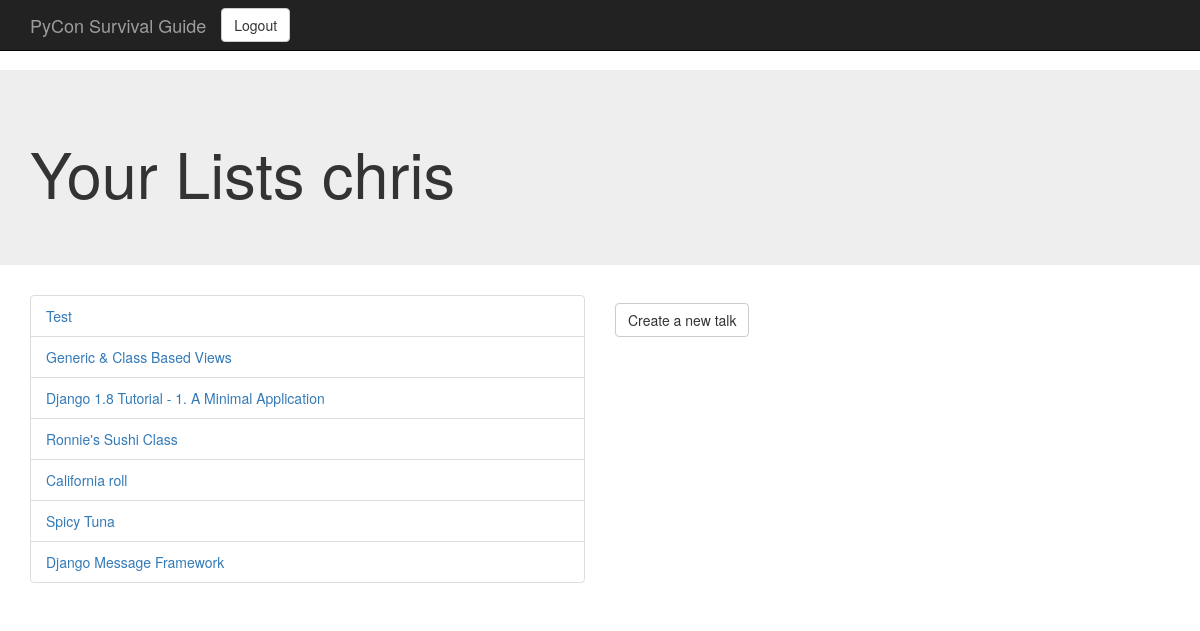
Before: /talks/my-talks (signed in) with the older database file.
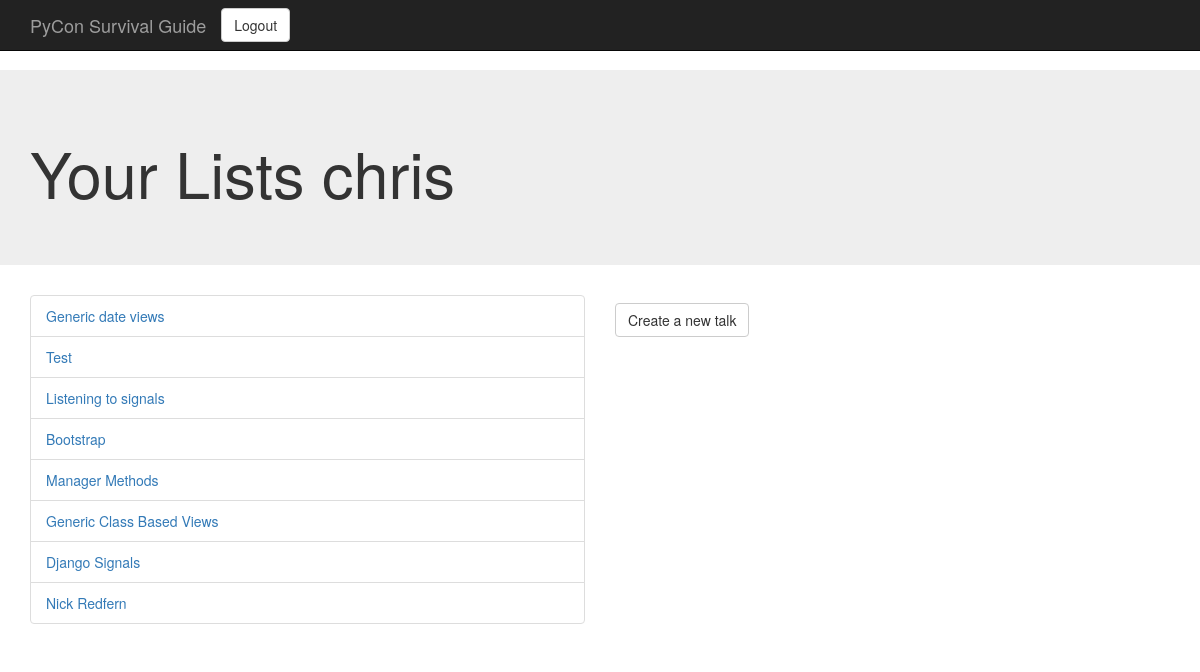
After: the same page with the newer database file.
### talks/models.py (models this page shows)
class TalkList(models.Model):
	author = models.ForeignKey(User, related_name='lists')    #settings.AUTH_USER_MODEL
	title = models.CharField(max_length=50)
	text = models.TextField(max_length=1024)
	timestamp = models.DateTimeField(auto_now_add=True, auto_now=False)
	def __unicode__(self):
		return self.title
	def get_absolute_url(self):
		return reverse('talk_detail', kwargs={'pk': self.pk})
	objects = models.Manager()
	test_objects = TestTalkManager()

### talks/views.py (the view)
class TalkListUserView(ListView):
    model = TalkList
    template_name = 'talk_user.html'
    @method_decorator(login_required)
    def dispatch(self, *args, **kwargs):
        return super(TalkListUserView, self).dispatch(*args, **kwargs)
    def get_queryset(self):
        return self.request.user.lists.all()

### templates/talk_user.html (shortened to what this page needs)
{% extends 'base.html' %}
{% block headline %}<h1>Your Lists {{ user.username }}</h1>{% endblock headline %}
{% block content %}
<div class="row">
    <div class="col-sm-6">
        <ul class="list-group">
            {% for object in object_list %}
            <li class="list-group-item">
                <a href="{{ object.get_absolute_url }}">{{ object }}</a>
            </li>
            {% empty %}
            <li class="list-group-item">You have no lists</li>
            {% endfor %}
        </ul>
    </div>
    <div class="col-sm-6">
        <p><a href="{% url 'create_list' %}" class="btn btn-default navbar-btn">Create a new talk</a></p>
    </div>
</div>
{% endblock %}

Changed rows visible on the page:
removed TalkList: title "Generic & Class Based Views"
removed TalkList: title "Django 1.8 Tutorial - 1. A Minimal Application"
removed TalkList: title "Ronnie's Sushi Class"
removed TalkList: title "California roll"
removed TalkList: title "Spicy Tuna"
removed TalkList: title "Django Message Framework"
added TalkList: title "Generic date views"
added TalkList: title "Listening to signals"
added TalkList: title "Bootstrap"
added TalkList: title "Manager Methods"
added TalkList: title "Generic Class Based Views"
added TalkList: title "Django Signals"
added TalkList: title "Nick Redfern"
